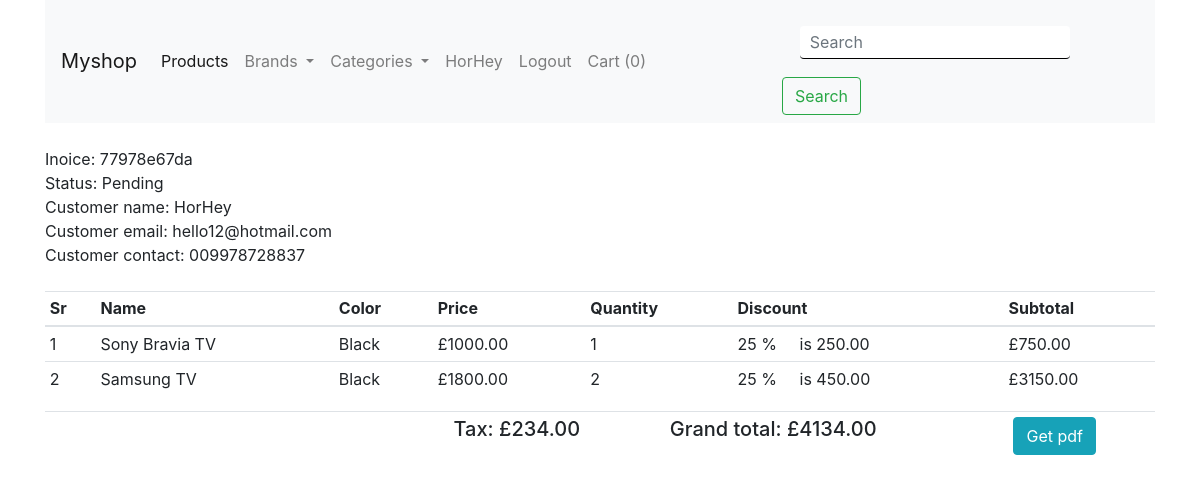
Page /orders/77978e67da (signed in) on the committed database.
### shop/customers/model.py (models this page shows, shortened)
class Register(db.Model, UserMixin):
    id = db.Column(db.Integer, primary_key= True)
    name = db.Column(db.String(50), unique= False)
    username = db.Column(db.String(50), unique= True)
    email = db.Column(db.String(50), unique= True)
    password = db.Column(db.String(200), unique= False)
    country = db.Column(db.String(50), unique= False)
    city = db.Column(db.String(50), unique= False)
    contact = db.Column(db.String(50), unique= False)
    address = db.Column(db.String(50), unique= False)
    zipcode = db.Column(db.String(50), unique= False)
    profile = db.Column(db.String(200), unique= False , default='profile.jpg')
    date_created = db.Column(db.DateTime, nullable=False, default=datetime.utcnow)

class CustomerOrder(db.Model):
    id = db.Column(db.Integer, primary_key=True)
    invoice = db.Column(db.String(20), unique=True, nullable=False)
    status = db.Column(db.String(20), default='Pending', nullable=False)
    customer_id = db.Column(db.Integer, unique=False, nullable=False)
    date_created = db.Column(db.DateTime, default=datetime.utcnow, nullable=False)
    orders = db.Column(JsonEcodedDict)

### shop/customers/routes.py (the view)
@app.route('/orders/<invoice>')
@login_required
def orders(invoice):
    if current_user.is_authenticated:
        grandTotal = 0
        subTotal = 0
        customer_id = current_user.id
        customer = Register.query.filter_by(id=customer_id).first()
        orders = CustomerOrder.query.filter_by(customer_id=customer_id, invoice=invoice).order_by(CustomerOrder.id.desc()).first()
        for _key, product in orders.orders.items():
            discount = (product['discount']/100) * float(product['price'])
            subTotal += float(product['price']) * int(product['quantity'])
            subTotal -= discount
            tax = ("%.2f" % (.06 * float(subTotal)))
            grandTotal = ("%.2f" % (1.06 * float(subTotal)))
    else:
        return redirect(url_for('customerLogin'))
    return render_template('customer/order.html', invoice=invoice, tax=tax,subTotal=subTotal,grandTotal=grandTotal,customer=customer,orders=orders)

### shop/customers/model.py (called while the page is built)
@login_manager.user_loader
def user_loader(user_id):
    return Register.query.get(user_id)

    def process_result_value(self, value, dialect):
        if value is None:
            return {}
        else:
            return json.loads(value)

### shop/templates/customer/order.html (shortened to what this page needs)
{% extends 'layout.html' %}
{% block content %}
{% include 'navbar.html' %}
<div class="container mt-4">
    <div class="row">
        <div class="col-md-12">
            Inoice: {{orders.invoice}}
            <br>
            Status: {{orders.status}}
            <br>
            Customer name: {{customer.name}}
            <br>
            Customer email: {{customer.email}}
            <br>
            Customer contact: {{customer.contact}}
            <br>
            <br>
        <table class="table table-sm">
            <thead>
                <th>Sr</th>
                <th>Name</th>
                <th>Color</th>
                <th>Price</th>
                <th>Quantity</th>
                <th>Discount</th>
                <th>Subtotal</th>
            </thead>
            <tbody>
                {% for key, product in orders.orders.items() %}
                {% set discount =(product.discount/100) * product.price|float %}
                <tr>
                    <td>{{loop.index}}</td>
                    <td>{{product.name}}</td>
                    <form action="{{url_for('updatecart', code=key)}}" method="post">
                    <td>
                        {{product.color|capitalize}}
                    </td>
                    <td>£{{"%.2f"|format(product.price)}}</td>
                    <td> {{product.quantity}} </td>
                    {% if product.discount  %}
                    <td>{{product.discount}} % &nbsp; &nbsp; is {{"%.2f"|format(discount)}}</td>
                    {% else %}
                    <td></td>
                    {% endif %}
                    {% set subtotal = product.quantity|int * product.price|float  %}
                    <td>£{{"%.2f"|format(subtotal - discount|round(1,'floor')) }}</td>
                </form>
                </tr>
                {% endfor %}
            </tbody>
        </table>
        <table class="table table-sm">
           <tr>
               <td>
            </td>
               <td width="35%"></td>
               <td> <h5>Tax: £{{tax}}</h5></td>
               <td> <h5>Grand total: £{{grandTotal}}</h3> </td>
                <td>
                    <form action="{{url_for('get_pdf', invoice=orders.invoice)}}" method="post">
                        <button type="submit" class="btn btn-info"> Get pdf</button>
                    </form>
                     </td>
           </tr>
        </table>
    </div>
  </div>
</div>
{% endblock content %}

### shop/templates/navbar.html (shortened to what this page needs)
<div class="container">
    <nav class="navbar navbar-expand-lg navbar-light bg-light">
        <a class="navbar-brand" href="/">Myshop</a>
        <div class="collapse navbar-collapse" id="navbarSupportedContent">
          <ul class="navbar-nav mr-auto">
            <li class="nav-item active">
              <a class="nav-link" href="/">Products <span class="sr-only">(current)</span></a>
            </li>
            <li class="nav-item dropdown">
              <a class="nav-link dropdown-toggle" href="#" id="navbarDropdown" role="button" data-toggle="dropdown" aria-haspopup="true" aria-expanded="false">
               Brands
              </a>
            </li>
            <li class="nav-item dropdown">
                <a class="nav-link dropdown-toggle" href="#" id="navbarDropdown" role="button" data-toggle="dropdown" aria-haspopup="true" aria-expanded="false">
                 Categories
                </a>
              </li>
             {% if current_user.is_authenticated %}
             <li class="nav-item">
              <a href="{{url_for('customer_logout')}}" class="nav-link">{{current_user.name}}</a>
            </li>
             <li class="nav-item">
               <a href="{{url_for('customer_logout')}}" class="nav-link"> Logout</a>
             </li>
            {% endif %}
              <li class="nav-item">
                <a href="{{url_for('getCart')}}" class="nav-link"> Cart ({{ session['Shoppingcart']|length }}) </a>
              </li>
          </ul>
          <form class="form-inline my-2 my-lg-0" action="{{url_for('result')}}">
            <input class="form-control mr-sm-2" type="search" placeholder="Search" aria-label="Search" name="q">
            <button class="btn btn-outline-success my-2 my-sm-0" type="submit">Search</button>
          </form>
        </div>
      </nav>
</div>

### shop/static/main.css (style rules this page uses)
body { padding: 0; background-color: ; }
.container { width:100%; }

### shop/static/profile.css (style rules this page uses)
body { margin: 0; }
a { color: black; }
input[type=search] { margin: 5%; width: 650px; height: 10%; background-color: white; padding-left: 10px; color:#303030; outline: none; border:none; border-bottom: 1px solid black; }

### rows in the picture
Register: name "HorHey", email "hello12@hotmail.com", contact "009978728837"
CustomerOrder: invoice "77978e67da", status "Pending"

### other values in the picture
{{ session['Shoppingcart']|length }} "0"
{{ product.name }} "Sony Bravia TV" "Samsung TV"
{{ product.color|capitalize }} "Black" "Black"
{{ "%.2f"|format(product.price) }} "1000.00" "1800.00"
{{ product.quantity }} "1" "2"
{{ product.discount }} "25" "25"
{{ "%.2f"|format(discount) }} "250.00" "450.00"
{{ "%.2f"|format(subtotal - discount|round(1,'floor')) }} "750.00" "3150.00"
{{ tax }} "234.00"
{{ grandTotal }} "4134.00"
